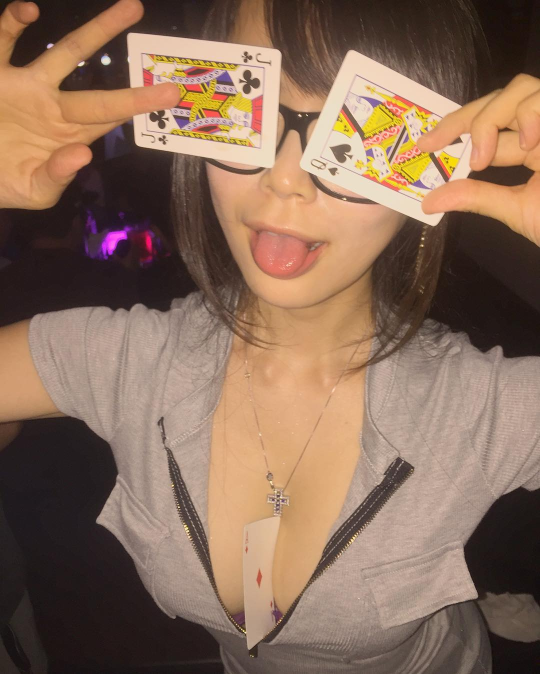
#> input picture ig_poker.jpg, 1080 x 1348 px (shown at 1/2 size)
$ python -i trapezoid_utils.py   (imports and definitions only)   (older library calls are emulated)
#> lines starting #> are read from the running program, lines starting #| are printed output that depends on the picture; after the words box and inside, x2 and y2 are one past the last pixel; in counts of white or black regions, pixels touching at a corner belong together
#> further down, picture is the input picture: shape (1348, 1080, 3); mean B, G, R 90.6, 109.7, 138.4
#!/usr/bin/python

from __future__ import print_function
import sys
import subprocess
import argparse
import numpy as np
import scipy.spatial
import cv2

# [1 line not run here, left out]

# Constants

TOO_LARGE = 1024

DUMMY_VALUE = 0

FILTER_SIZE = 7

MIN_ASPECT_RATIO = 0.6

DELTA_DELTA = 0.001

OUTPUT_DIM = (512, 512)  # Notice the (x, y) ordering in OpenCV

# Blob detection params

# Note on blob detection: after studying the logic behind blob detection,
# we realized that it can be performed by standard 8-neighbour flood fill.
# Therefore we decided to use OpenCV's implementation.

params = cv2.SimpleBlobDetector_Params()

params.minThreshold = 0
params.maxThreshold = 127  # Darker blobs first

params.filterByArea = True
params.minArea = 20

params.filterByCircularity = False

params.filterByConvexity = False

params.filterByInertia = False

# Detector (for OpenCV 2 and 3.0+)

ver = (cv2.__version__).split('.')
if int(ver[0]) < 3:
    detector = cv2.SimpleBlobDetector(params)
else:
    detector = cv2.SimpleBlobDetector_create(params)

def get_trapezoids(colored_image):

    # Preprocessing

    mean_shifted_image = cv2.pyrMeanShiftFiltering(colored_image, FILTER_SIZE, 32)
    image = cv2.cvtColor(mean_shifted_image, cv2.COLOR_BGR2GRAY)
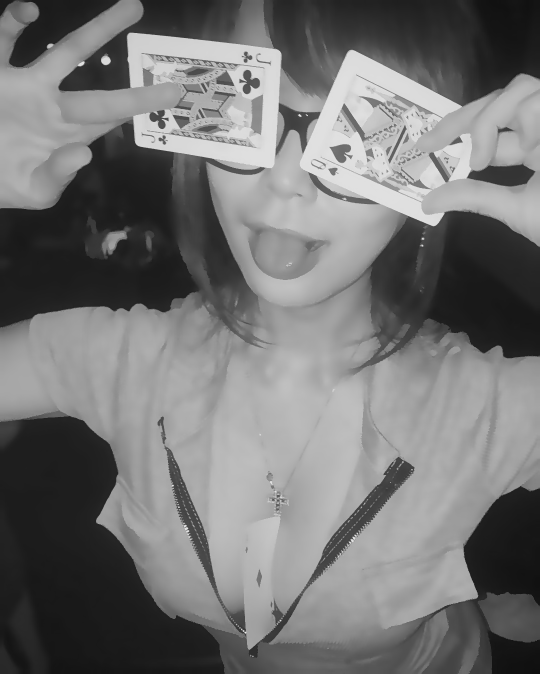
#> image: shape (1348, 1080) (shown at 1/2 size); min 15, max 243, mean 116.4

    width = image.shape[1]
#> width = 1080
    height = image.shape[0]
#> height = 1348
    corners = np.array([[0, 0], [width - 1, 0], [width - 1, height - 1], [0, height - 1]], dtype=np.float32)

    # Gaussian blur and thresholding

    blurred_image = cv2.GaussianBlur(image, (FILTER_SIZE, FILTER_SIZE), 6)
    thresh, binary_image = cv2.threshold(blurred_image, 0, 255, cv2.THRESH_BINARY | cv2.THRESH_OTSU)
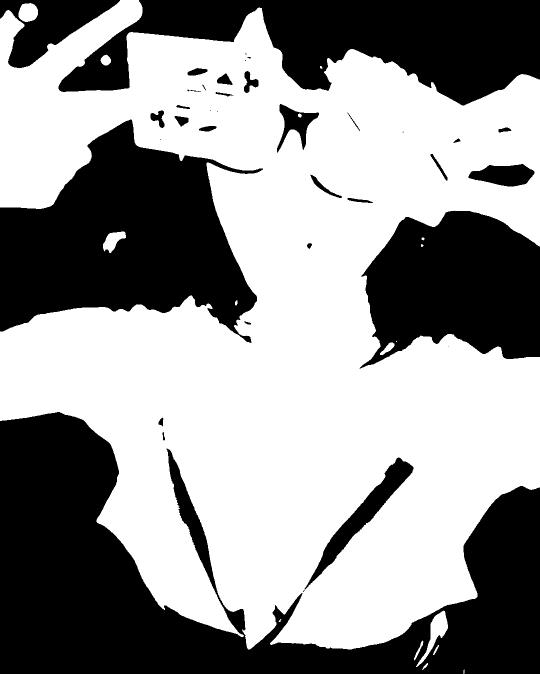
#> binary_image: shape (1348, 1080) (shown at 1/2 size); 58.4% white; 37 black regions (9 under 20 px), largest, box (x1, y1, x2, y2) and area: (0, 824, 1080, 1348) 241958, (0, 239, 526, 686) 133713, (117, 0, 1080, 211) 110837
#> thresh = 106

    test_img = binary_image

    # Repeatedly detect and remove blobs

    mask = np.zeros((test_img.shape[0] + 2, test_img.shape[1] + 2), dtype=np.uint8)
    seen_points = set()

    while True:
        blobs = detector.detect(test_img)
        if len(blobs) <= 0:
            break
        all_seen = True
        for blob in blobs:
            coords = []
            for x in (0, 1):
                for y in (0, 1):
                    if test_img[int(blob.pt[1]) + y, int(blob.pt[0]) + x] == 0:
                        coords.append((int(blob.pt[1]) + y, int(blob.pt[0] + x)))
            for (x, y) in coords:
                cv2.floodFill(test_img, mask, (y, x), DUMMY_VALUE, flags = (8 | cv2.FLOODFILL_MASK_ONLY | (255 << 8)))
            if blob.pt not in seen_points:
                all_seen = False
                seen_points.add(blob.pt)
        test_img = test_img | mask[1:-1, 1:-1]
        if all_seen:
            break
#> this loop made 2 passes
#> pass 1, in get_trapezoids, `test_img = test_img | mask[1:-1, 1:-1]`:
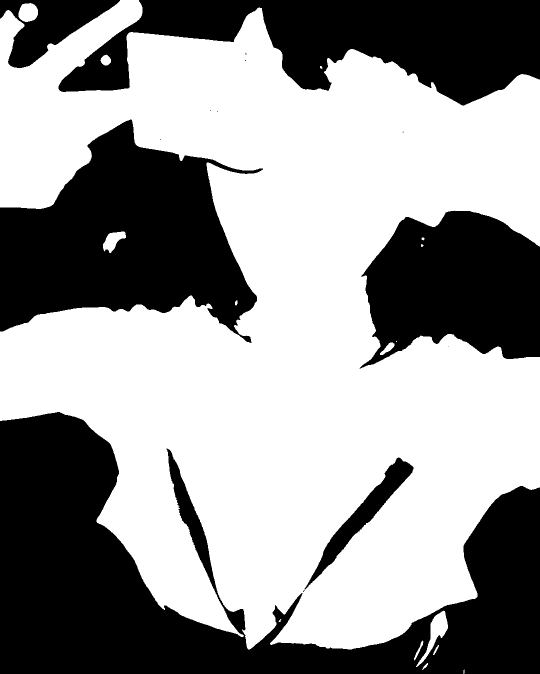
#> test_img: shape (1348, 1080) (shown at 1/2 size); 59.2% white; 14 black regions (8 under 20 px)
#> after the loop, seen_points = 23 items

    # Select the (white) areas that look like a card

    contours, hierarchy = cv2.findContours(test_img, cv2.RETR_TREE, cv2.CHAIN_APPROX_SIMPLE)
#> contours = 26 contours, 15 with area under 20; largest, box (x1, y1, x2, y2) and area: (0, 0, 1080, 1299) 861608, (608, 914, 828, 1180) 9690, (832, 1221, 896, 1334) 1822, (37, 6, 76, 44) 1116, (206, 463, 252, 506) 998
    contours = sorted(contours, key=cv2.contourArea, reverse=True)

    n_components = len(contours)
#> n_components = 26

    min_xs = {}
    max_xs = {}
    min_ys = {}
    max_ys = {}
    counts = {}
    is_eligible = {}
    regions = []
    for i in range(0, n_components):
        is_eligible[i] = False
        regions.append(contours[i])
        min_xs[i] = np.min(contours[i][:, :, 0])
        max_xs[i] = np.max(contours[i][:, :, 0])
        min_ys[i] = np.min(contours[i][:, :, 1])
        max_ys[i] = np.max(contours[i][:, :, 1])
        # Too small
        if min_xs[i] == max_xs[i] or min_ys[i] == max_ys[i]:
            continue
        # No blobs were detected within the region
#        if np.sum((markers == i) * (mask[1:-1, 1:-1])) == 0:
#            continue
        # Aspect ratio fits our detection
        if np.float(max_xs[i] - min_xs[i]) / np.float(max_ys[i] - min_ys[i]) >= MIN_ASPECT_RATIO and np.float(max_xs[i] - min_xs[i]) / np.float(max_ys[i] - min_ys[i]) <= 1 / MIN_ASPECT_RATIO:
            is_eligible[i] = True
#> after the loop, is_eligible = 26 items; max_xs = 26 items; max_ys = 26 items; min_xs = 26 items; min_ys = 26 items; regions has the same summary as contours

    eligible_regions = []
    for i in range(0, n_components):
        if is_eligible[i]:
            eligible_regions.append(i)
#> after the loop, eligible_regions = [0, 1, 3, 4, 5, 6, 9, 11, 12, 13, 14, 15, 16, 18, 19, 20, 21, 22, 23, 24, 25]

    # Find trapezoidal approximations for each region

    approxs = []

    for region in eligible_regions:
        approx = regions[region].reshape((-1, regions[region].shape[2]))
        hull = scipy.spatial.ConvexHull(approx)
        approx = approx[hull.vertices]
        last_approx_shape = approx.shape[0]
        delta = DELTA_DELTA
        while approx.shape[0] > 4 and delta < 1:
            approx = cv2.approxPolyDP(approx, delta * cv2.arcLength(approx, True), True)
            if approx.shape[0] == last_approx_shape:
                delta += DELTA_DELTA
            last_approx_shape = approx.shape[0]
        if len(approx.shape) > 2:
            approx = approx.reshape((-1, approx.shape[2]))
        approxs.append(approx)
#> this loop made 21 passes
#> region on passes 7 to 17: 9, 11, 12, 13, 14, 15, 16, 18, 19, 20, 21
#> after the loop, approxs = 21 items

    # Delete if a box is fully inscribed within another

    to_keep = []
    for i in range(len(eligible_regions)):
        is_inscribed = False
        min_coords = np.min(approxs[i], axis=0)
        max_coords = np.max(approxs[i], axis=0)
        for j in range(len(eligible_regions)):
            if j == i:
                continue
            min_coords2 = np.min(approxs[j], axis=0)
            max_coords2 = np.max(approxs[j], axis=0)
            if np.all(min_coords >= min_coords2) and np.all(max_coords <= max_coords2):
                is_inscribed = True
                break
        if not is_inscribed:
            to_keep.append(i)
#> this loop made 21 passes
#> (min_coords, max_coords) on passes 1 to 12: ([0, 37], [1079, 1217]), ([609, 914], [827, 1179]), ([37, 8], [75, 40]), ([208, 465], [250, 505]), ([201, 109], [221, 130]), ([760, 686], [788, 709]), ([844, 1326], [855, 1339]), ([843, 475], [848, 480]), ([842, 488], [846, 493]), ([640, 132], [644, 137]), ([605, 1179], [609, 1184]), ([557, 1238], [562, 1243])
#> after the loop, to_keep = [0, 2, 6, 11]

    approxs = [approxs[k] for k in to_keep]
#> approxs = [[[1079, 159], [954, 1193], [325, 1217], [0, 37]], [[37, 33], [45, 8], [75, 19], [66, 40]], [[844, 1339], [847, 1333], [855, 1326], [853, 1332]], [[561, 1238], [562, 1239], [560, 1243], [557, 1243]]]
    eligible_regions = [eligible_regions[k] for k in to_keep]
#> eligible_regions = [0, 3, 9, 15]

    # Perspective (and inverse) transform

    output_corners = np.array([[0, 0], [OUTPUT_DIM[0] - 1, 0], [OUTPUT_DIM[0] - 1, OUTPUT_DIM[1] - 1], [0, OUTPUT_DIM[1] - 1]], dtype=np.float32)

    output_images = []
    for (region, approx) in zip(eligible_regions, approxs):
        perspective = approx.astype(np.float32)
        transform = cv2.getPerspectiveTransform(perspective, output_corners)
        warp = cv2.warpPerspective(colored_image, transform, OUTPUT_DIM)
        output_images.append(warp)
#> this loop made 4 passes
#> (region, perspective) on passes 1 to 4: (0, [[1079, 159], [954, 1193], [325, 1217], [0, 37]]), (3, [[37, 33], [45, 8], [75, 19], [66, 40]]), (9, [[844, 1339], [847, 1333], [855, 1326], [853, 1332]]), (15, [[561, 1238], [562, 1239], [560, 1243], [557, 1243]])
#> pass 1, in get_trapezoids, `warp = cv2.warpPerspective(colored_image, transform, OUTPUT_DIM)`:
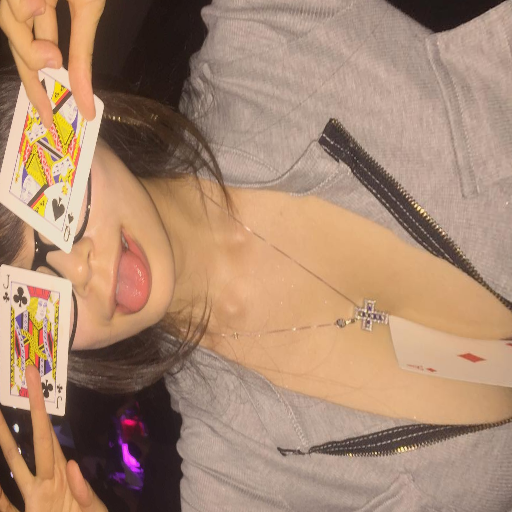
#> warp: shape (512, 512, 3); mean B, G, R 113.6, 137, 169.9
#> pass 2, in get_trapezoids, `warp = cv2.warpPerspective(colored_image, transform, OUTPUT_DIM)`:
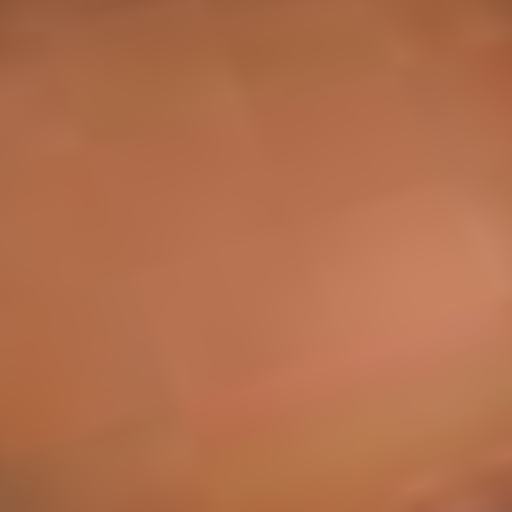
#> warp: shape (512, 512, 3); mean B, G, R 76.4, 110.8, 177.4
#> pass 3, in get_trapezoids, `warp = cv2.warpPerspective(colored_image, transform, OUTPUT_DIM)`:
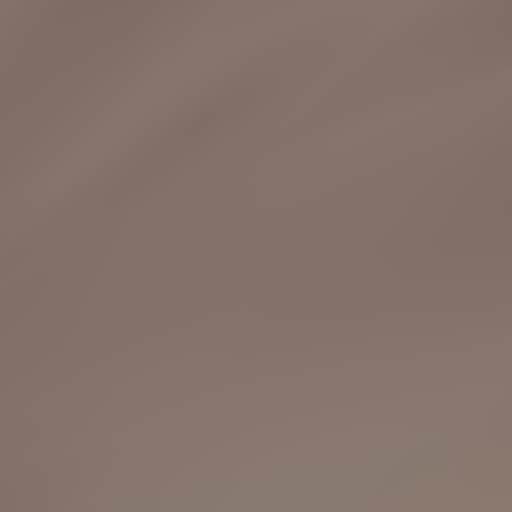
#> warp: shape (512, 512, 3); mean B, G, R 107.5, 115.6, 132.4
#> after the loop, output_images = 4 items

    return output_images

>>> import cv2
>>> picture = cv2.imread('ig_poker.jpg')
>>> result = get_trapezoids(picture)
#> result = 4 items
